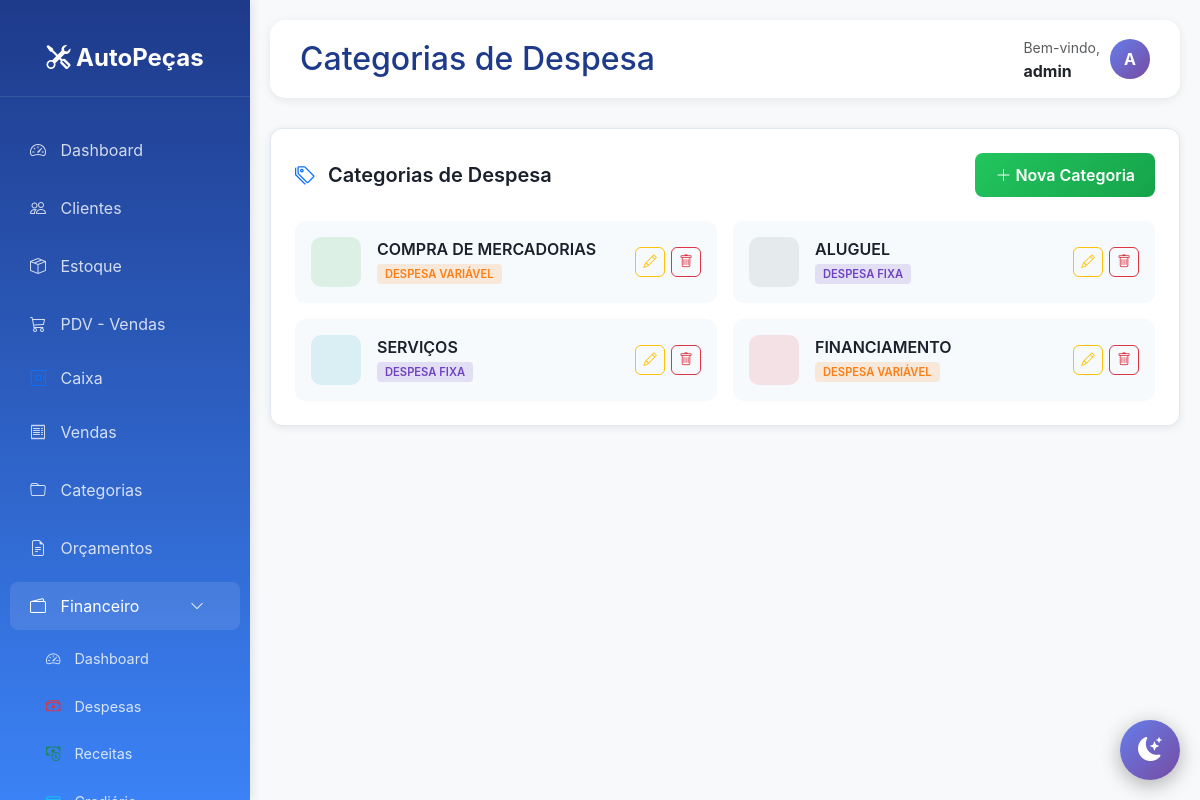
The page /financeiro/categorias/ (signed in) on the database its author committed.
### financeiro/models.py (models this page shows, shortened)
class CategoriaDespesa(models.Model):
    TIPO_CHOICES = [
        ('FIXA', 'Despesa Fixa'),
        ('VARIAVEL', 'Despesa Variável'),
        ('AMBOS', 'Ambos'),
    ]
    nome = models.CharField(max_length=100, verbose_name='Nome')
    tipo = models.CharField(max_length=10, choices=TIPO_CHOICES, default='AMBOS', verbose_name='Tipo')
    icone = models.CharField(max_length=50, default='bi-folder', verbose_name='Ícone',
                             help_text='Classe do ícone Bootstrap (ex: bi-house)')
    cor = models.CharField(max_length=20, default='#6c757d', verbose_name='Cor',
                           help_text='Cor em hexadecimal')
    ativo = models.BooleanField(default=True, verbose_name='Ativo')
    ordem = models.IntegerField(default=0, verbose_name='Ordem de Exibição')
    class Meta:
        verbose_name = 'Categoria de Despesa'
        verbose_name_plural = 'Categorias de Despesas'
        ordering = ['ordem', 'nome']

### financeiro/views.py (the view)
# urls.py: path('categorias/', views.lista_categorias_despesa, name='lista_categorias'),
@login_required
def lista_categorias_despesa(request):
    categorias = CategoriaDespesa.objects.all().order_by('ordem', 'nome')
    context = {
        'categorias': categorias,
    }
    return render(request, 'financeiro/categorias_lista.html', context)

### templates/financeiro/categorias_lista.html (shortened to what this page needs)
{% extends 'base.html' %}
{% block page_title %}Categorias de Despesa{% endblock %}
{% block content %}
<div class="fin-container">
    <div class="main-card">
        <div class="header-section">
            <h5><i class="bi bi-tags text-primary me-2"></i> Categorias de Despesa</h5>
            <a href="{% url 'financeiro:criar_categoria' %}" class="btn btn-novo">
                <i class="bi bi-plus-lg"></i> Nova Categoria
            </a>
        </div>
        <div class="categorias-grid">
            {% for cat in categorias %}
            <div class="categoria-card {% if not cat.ativo %}inativa{% endif %}">
                <div class="categoria-icon" style="background: {{ cat.cor }}20; color: {{ cat.cor }};">
                </div>
                <div class="categoria-info">
                    <h6>{{ cat.nome }}</h6>
                    <small>
                        <span class="tipo-badge {{ cat.tipo|lower }}">{{ cat.get_tipo_display }}</span>
                    </small>
                </div>
                <div class="categoria-acoes">
                    <a href="{% url 'financeiro:editar_categoria' cat.id %}" class="btn btn-acao btn-outline-warning" title="Editar">
                        <i class="bi bi-pencil"></i>
                    </a>
                    <form method="post" action="{% url 'financeiro:deletar_categoria' cat.id %}" style="display: inline;">
                        <button type="submit" class="btn btn-acao btn-outline-danger" title="Excluir" onclick="return confirm('Excluir/desativar esta categoria?');">
                            <i class="bi bi-trash"></i>
                        </button>
                    </form>
                </div>
            </div>
            {% endfor %}
        </div>
    </div>
</div>
{% endblock %}

### templates/base.html (shortened to what this page needs)
<!DOCTYPE html>
<html lang="pt-BR">
<head>
    <link href="https://cdn.jsdelivr.net/npm/bootstrap@5.3.0/dist/css/bootstrap.min.css" rel="stylesheet">
    <link rel="stylesheet" href="https://cdn.jsdelivr.net/npm/bootstrap-icons@1.10.0/font/bootstrap-icons.css">
</head>
<body>
    <div class="sidebar">
        <div class="logo">
            <i class="bi bi-tools"></i> AutoPeças
        </div>
        <nav class="nav flex-column mt-4">
            <a class="nav-link {% if request.path == '/' %}active{% endif %}" href="{% url 'dashboard' %}">
                <i class="bi bi-speedometer2"></i> Dashboard
            </a>
            <a class="nav-link {% if 'clientes' in request.path %}active{% endif %}" href="{% url 'lista_clientes' %}">
                <i class="bi bi-people"></i> Clientes
            </a>
            <a class="nav-link {% if 'estoque' in request.path %}active{% endif %}" href="{% url 'lista_estoque' %}">
                <i class="bi bi-box-seam"></i> Estoque
            </a>
            <a class="nav-link {% if 'pdv' in request.path %}active{% endif %}" href="{% url 'pdv' %}">
                <i class="bi bi-cart3"></i> PDV - Vendas
            </a>
            <a class="nav-link py-2" href="{% url 'financeiro:dashboard_caixa' %}">
                <i class="bi bi-safe text-primary"></i> Caixa
            </a>
            <a class="nav-link {% if 'vendas' in request.path %}active{% endif %}" href="{% url 'lista_vendas' %}">
                <i class="bi bi-receipt"></i> Vendas
            </a>
            <a class="nav-link" href="{% url 'lista_categorias' %}">
                <i class="bi bi-folder"></i> Categorias
            </a>
            <a class="nav-link" href="{% url 'lista_orcamentos' %}">
                <i class="bi bi-file-earmark-text"></i> Orçamentos
            </a>
            <a class="nav-link d-flex justify-content-between align-items-center {% if 'financeiro' in request.path %}active{% endif %}"
            data-bs-toggle="collapse" href="#menuFinanceiro" role="button"
            aria-expanded="{% if 'financeiro' in request.path %}true{% else %}false{% endif %}">
                <span><i class="bi bi-wallet2"></i> Financeiro</span>
                <i class="bi bi-chevron-down small"></i>
            </a>
            <div class="collapse {% if 'financeiro' in request.path %}show{% endif %}" id="menuFinanceiro">
                <nav class="nav flex-column ms-3" style="font-size: 0.9rem;">
                    <a class="nav-link py-2" href="{% url 'financeiro:dashboard' %}">
                        <i class="bi bi-speedometer2"></i> Dashboard
                    </a>
                    <a class="nav-link py-2" href="{% url 'financeiro:lista_contas' %}">
                        <i class="bi bi-cash-stack text-danger"></i> Despesas
                    </a>
                    <a class="nav-link py-2" href="{% url 'financeiro:lista_receitas' %}">
                        <i class="bi bi-cash-coin text-success"></i> Receitas
                    </a>
                    <a class="nav-link py-2" href="{% url 'financeiro:lista_crediario' %}">
                        <i class="bi bi-credit-card text-info"></i> Crediário
                    </a>
                </nav>
            </div>
        </nav>
    </div>
    <div class="main-content">
        <div class="topbar">
            <h2>{% block page_title %}Sistema de Gestão{% endblock %}</h2>
            <div class="user-info">
                <div>
                    <small class="text-muted">Bem-vindo,</small><br>
                    <strong>{{ user.username }}</strong>
                </div>
                <div class="user-avatar">
                    {{ user.username|slice:":1"|upper }}
                </div>
            </div>
        </div>
        {% block content %}{% endblock %}
    </div>
    <button class="theme-toggle" id="theme-toggle" title="Alternar tema">
        <i class="bi bi-moon-stars-fill" id="theme-icon"></i>
    </button>
</body>
</html>

### templates/base.html (style rules this page uses)
:root { --primary-color: #0d6efd; --secondary-color: #6c757d; --success-color: #198754; --danger-color: #dc3545; --warning-color: #ffc107; --info-color: #0dcaf0; }
body { font-family: -apple-system, BlinkMacSystemFont, 'Segoe UI', Roboto, 'Helvetica Neue', Arial, sans-serif; background-color: #f8f9fa; transition: background-color 0.3s ease, color 0.3s ease; }
.theme-toggle { position: fixed; bottom: 20px; right: 20px; width: 60px; height: 60px; border-radius: 50%; background: linear-gradient(135deg, #667eea 0%, #764ba2 100%); border: none; color: white; font-size: 24px; cursor: pointer; box-shadow: 0 5px 20px rgba(0,0,0,0.3); transition: all 0.3s ease; z-index: 1000; display: flex; align-items: center; justify-content: center; }
.sidebar { height: 100vh; background: linear-gradient(180deg, #1e3a8a 0%, #3b82f6 100%); color: white; position: fixed; top: 0; left: 0; width: 250px; padding-top: 20px; box-shadow: 2px 0 10px rgba(0,0,0,0.1); overflow-y: auto; overflow-x: hidden; }
.sidebar .logo { text-align: center; padding: 20px; font-size: 24px; font-weight: bold; border-bottom: 1px solid rgba(255,255,255,0.1); }
.sidebar .nav-link { color: rgba(255,255,255,0.8); padding: 12px 20px; margin: 5px 10px; border-radius: 8px; transition: all 0.3s; }
.sidebar .nav-link:hover, .sidebar .nav-link.active { background-color: rgba(255,255,255,0.1); color: white; }
.sidebar .nav-link i { margin-right: 10px; width: 20px; }
.main-content { margin-left: 250px; padding: 20px; }
.topbar { background: white; padding: 15px 30px; border-radius: 15px; margin-bottom: 30px; box-shadow: 0 2px 10px rgba(0,0,0,0.08); display: flex; justify-content: space-between; align-items: center; }
.topbar h2 { margin: 0; color: #1e3a8a; }
.user-info { display: flex; align-items: center; gap: 10px; }
.user-avatar { width: 40px; height: 40px; border-radius: 50%; background: linear-gradient(135deg, #667eea 0%, #764ba2 100%); display: flex; align-items: center; justify-content: center; color: white; font-weight: bold; }

### templates/financeiro/categorias_lista.html (style rules this page uses)
.fin-container { --card-bg: #ffffff; --card-border: #e2e8f0; --text-primary: #1a202c; --text-secondary: #4a5568; --text-muted: #718096; --bg-secondary: #f7fafc; --shadow: 0 2px 8px rgba(0,0,0,0.08); }
.main-card { background: var(--card-bg); border-radius: 12px; padding: 24px; box-shadow: var(--shadow); border: 1px solid var(--card-border); }
.header-section { display: flex; justify-content: space-between; align-items: center; margin-bottom: 24px; }
.header-section h5 { margin: 0; font-weight: 600; color: var(--text-primary); }
.btn-novo { background: linear-gradient(135deg, #22c55e 0%, #16a34a 100%); border: none; color: white; font-weight: 600; padding: 10px 20px; border-radius: 8px; }
.categorias-grid { display: grid; grid-template-columns: repeat(auto-fill, minmax(280px, 1fr)); gap: 16px; }
.categoria-card { background: var(--bg-secondary); border-radius: 10px; padding: 16px; display: flex; align-items: center; gap: 16px; transition: transform 0.15s; }
.categoria-icon { width: 50px; height: 50px; border-radius: 10px; display: flex; align-items: center; justify-content: center; font-size: 1.4rem; flex-shrink: 0; }
.categoria-info { flex: 1; }
.categoria-info h6 { margin: 0; font-weight: 600; color: var(--text-primary); }
.categoria-info small { color: var(--text-muted); font-size: 0.8rem; }
.tipo-badge { padding: 3px 8px; border-radius: 4px; font-size: 0.7rem; font-weight: 600; text-transform: uppercase; }
.tipo-badge.fixa { background: rgba(111, 66, 193, 0.15); color: #6f42c1; }
.tipo-badge.variavel { background: rgba(253, 126, 20, 0.15); color: #fd7e14; }
.categoria-acoes { display: flex; gap: 6px; }
.btn-acao { width: 30px; height: 30px; padding: 0; display: inline-flex; align-items: center; justify-content: center; border-radius: 6px; font-size: 0.85rem; }

### rows shown on the page
CategoriaDespesa: nome "COMPRA DE MERCADORIAS", tipo "DESPESA VARIÁVEL"
CategoriaDespesa: nome "ALUGUEL", tipo "DESPESA FIXA"
CategoriaDespesa: nome "SERVIÇOS", tipo "DESPESA FIXA"
CategoriaDespesa: nome "FINANCIAMENTO", tipo "DESPESA VARIÁVEL"

### other values the page prints
{{ user.username }} "admin"
{{ user.username|slice:":1"|upper }} "A"
